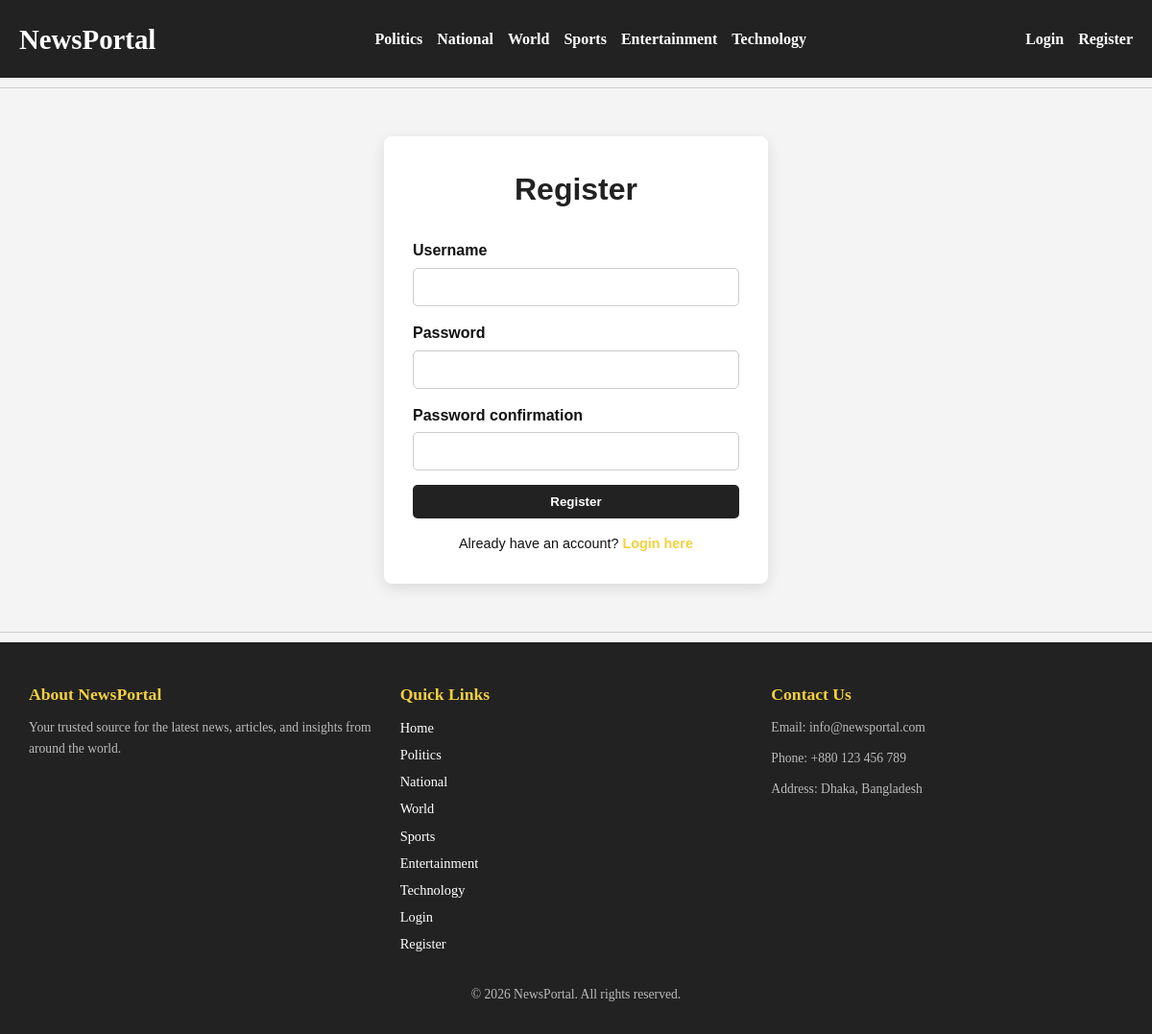
Screenshot of /register/ with the database file from the repository.
### news/models.py (models this page shows, shortened)
class Category(models.Model):
    name = models.CharField(max_length=100)
    slug = models.SlugField(unique=True)

### news/views.py (the view)
# urls.py: path('register/', views.register, name='register'),
def register(request):
    if request.method == 'POST':
        form = UserCreationForm(request.POST)
        if form.is_valid():
            user = form.save()
            login(request, user)
            return redirect('my_articles')
    else:
        form = UserCreationForm()
    return render(request, 'news/register.html', {
        'form': form,
        'categories': Category.objects.all()
    })

### news/context_processors.py (called while the page is built)
def categories_processor(request):
    categories = Category.objects.all()
    return {
        'categories': categories
    }

### news/templates/news/register.html (shortened to what this page needs)
{% extends 'news/base.html' %}
{% block content %}
<div style="max-width: 400px; margin: 50px auto; padding: 30px; background-color: #fff; border-radius: 8px; box-shadow: 0 5px 15px rgba(0,0,0,0.1); font-family: Arial, sans-serif;">
    <h2 style="text-align: center; margin-bottom: 25px; color: #222; font-size: 2rem;">Register</h2>
    <form method="post" style="display: flex; flex-direction: column; gap: 15px;">
        {% for field in form %}
            <div style="display:flex; flex-direction:column;">
                <label for="{{ field.id_for_label }}" style="margin-bottom: 5px; font-weight:bold;">{{ field.label }}</label>
                {{ field }}
            </div>
        {% endfor %}
        <button type="submit" style="padding: 10px; background-color: #222; color: #fff; border:none; border-radius: 5px; cursor:pointer; font-weight:bold; transition: background 0.3s;">
            Register
        </button>
    </form>
    <p style="text-align: center; margin-top: 15px; font-size: 0.9rem;">
        Already have an account? <a href="{% url 'login' %}" style="color: #f4d03f; font-weight:bold;">Login here</a>
    </p>
</div>
{% endblock %}

### news/templates/news/base.html (shortened to what this page needs)
{% load static %}
<!DOCTYPE html>
<html lang="en">
<head>
</head>
<body>
<header>
    <h1><a href="{% url 'home' %}">NewsPortal</a></h1>
    <nav>
        {% for cat in categories %}
            <a href="{% url 'category' cat.slug %}">{{ cat.name }}</a>
        {% endfor %}
    </nav>
    <div class="user-links">
        {% if user.is_authenticated %}
            <a href="{% url 'my_articles' %}">My Articles</a>
            <a href="{% url 'logout' %}">Logout</a>
        {% else %}
            <a href="{% url 'login' %}">Login</a>
            <a href="{% url 'register' %}">Register</a>
        {% endif %}
    </div>
</header>
<hr>
<main>
    {% block content %}{% endblock %}
</main>
<hr>
<footer>
    <div class="footer-left">
        <h4>About NewsPortal</h4>
        <p>Your trusted source for the latest news, articles, and insights from around the world.</p>
    </div>
    <div class="footer-center">
        <h4>Quick Links</h4>
        <a href="{% url 'home' %}">Home</a>
        {% for cat in categories %}
            <a href="{% url 'category' cat.slug %}">{{ cat.name }}</a>
        {% endfor %}
        <a href="{% url 'login' %}">Login</a>
        <a href="{% url 'register' %}">Register</a>
    </div>
    <div class="footer-right">
        <h4>Contact Us</h4>
        <p>Email: info@newsportal.com</p>
        <p>Phone: +880 123 456 789</p>
        <p>Address: Dhaka, Bangladesh</p>
    </div>
    <p style="flex-basis: 100%; text-align: center; margin-top: 15px;">© 2026 NewsPortal. All rights reserved.</p>
</footer>
</body>
</html>

### news/templates/news/base.html (style rules this page uses)
* { margin: 0; padding: 0; box-sizing: border-box; }
body { font-family: 'Georgia', serif; line-height: 1.6; background-color: #fdfdfd; color: #111; }
a { text-decoration: none; color: inherit; }
header { display: flex; justify-content: space-between; align-items: center; padding: 15px 20px; background-color: #222; color: #fff; flex-wrap: wrap; }
header h1 a { font-size: 1.8rem; color: #fff; font-weight: bold; }
nav { display: flex; justify-content: center; flex: 1; flex-wrap: wrap; gap: 15px; }
nav a { color: #fff; font-weight: bold; transition: color 0.3s; }
.user-links { display: flex; align-items: center; gap: 15px; }
.user-links a { color: #fff; font-weight: bold; transition: color 0.3s; }
hr { border: none; border-top: 1px solid #ccc; margin: 10px 0; }
main { max-width: 1200px; margin: 20px auto; padding: 0 15px; }
footer { background-color: #222; color: #fff; padding: 30px 20px; font-size: 0.9rem; display: flex; flex-wrap: wrap; justify-content: space-between; }
footer .footer-left, footer .footer-center, footer .footer-right { flex: 1; margin: 10px; }
footer h4 { margin-bottom: 10px; font-size: 1.1rem; color: #f4d03f; }
footer a { display: block; margin-bottom: 5px; color: #fff; transition: color 0.3s; }
footer p { margin-top: 10px; font-size: 0.85rem; color: #bbb; }

### news/templates/news/register.html (style rules this page uses)
input[type=text], input[type=password], input[type=email] { padding: 10px; border: 1px solid #ccc; border-radius: 5px; font-size: 1rem; outline: none; transition: border-color 0.3s, box-shadow 0.3s; }
body { background-color: #f4f4f4; }

### rows the page displays
Category: name "Politics"
Category: name "National"
Category: name "World"
Category: name "Sports"
Category: name "Entertainment"
Category: name "Technology"

### other values shown
{{ field.label }} "Username" "Password" "Password confirmation"
